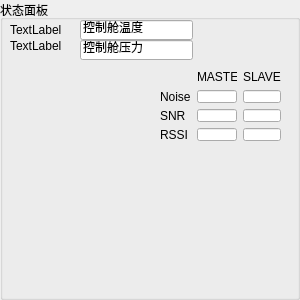
<?xml version="1.0" encoding="UTF-8"?>
<ui version="4.0">
 <class>StatusPanel</class>
 <widget class="QWidget" name="StatusPanel">
  <property name="geometry">
   <rect>
    <x>0</x>
    <y>0</y>
    <width>300</width>
    <height>300</height>
   </rect>
  </property>
  <property name="windowTitle">
   <string>StatusPanel</string>
  </property>
  <widget class="QGroupBox" name="groupBox">
   <property name="geometry">
    <rect>
     <x>0</x>
     <y>0</y>
     <width>300</width>
     <height>300</height>
    </rect>
   </property>
   <property name="title">
    <string>状态面板</string>
   </property>
   <widget class="QLabel" name="label">
    <property name="geometry">
     <rect>
      <x>10</x>
      <y>20</y>
      <width>54</width>
      <height>20</height>
     </rect>
    </property>
    <property name="text">
     <string>TextLabel</string>
    </property>
   </widget>
   <widget class="QLineEdit" name="lineEdit">
    <property name="geometry">
     <rect>
      <x>80</x>
      <y>20</y>
      <width>113</width>
      <height>20</height>
     </rect>
    </property>
    <property name="text">
     <string>控制舱温度</string>
    </property>
   </widget>
   <widget class="QLabel" name="label_2">
    <property name="geometry">
     <rect>
      <x>10</x>
      <y>40</y>
      <width>54</width>
      <height>12</height>
     </rect>
    </property>
    <property name="text">
     <string>TextLabel</string>
    </property>
   </widget>
   <widget class="QLineEdit" name="lineEdit_2">
    <property name="geometry">
     <rect>
      <x>80</x>
      <y>40</y>
      <width>113</width>
      <height>20</height>
     </rect>
    </property>
    <property name="text">
     <string>控制舱压力</string>
    </property>
   </widget>
   <widget class="QWidget" name="">
    <property name="geometry">
     <rect>
      <x>160</x>
      <y>70</y>
      <width>121</width>
      <height>71</height>
     </rect>
    </property>
    <layout class="QGridLayout" name="gridLayout">
     <item row="0" column="0">
      <widget class="QLabel" name="label_8">
       <property name="text">
        <string/>
       </property>
      </widget>
     </item>
     <item row="0" column="1">
      <widget class="QLabel" name="label_3">
       <property name="text">
        <string>MASTER</string>
       </property>
      </widget>
     </item>
     <item row="0" column="2">
      <widget class="QLabel" name="label_7">
       <property name="text">
        <string>SLAVE</string>
       </property>
      </widget>
     </item>
     <item row="1" column="0">
      <widget class="QLabel" name="label_4">
       <property name="text">
        <string>Noise</string>
       </property>
      </widget>
     </item>
     <item row="1" column="1">
      <widget class="QLineEdit" name="lineEdit_MasterNoise">
       <property name="alignment">
        <set>Qt::AlignCenter</set>
       </property>
       <property name="readOnly">
        <bool>true</bool>
       </property>
      </widget>
     </item>
     <item row="1" column="2">
      <widget class="QLineEdit" name="lineEdit_SlaveNoise">
       <property name="alignment">
        <set>Qt::AlignCenter</set>
       </property>
       <property name="readOnly">
        <bool>true</bool>
       </property>
      </widget>
     </item>
     <item row="2" column="0">
      <widget class="QLabel" name="label_5">
       <property name="text">
        <string>SNR</string>
       </property>
      </widget>
     </item>
     <item row="2" column="1">
      <widget class="QLineEdit" name="lineEdit_MasterSNR">
       <property name="alignment">
        <set>Qt::AlignCenter</set>
       </property>
       <property name="readOnly">
        <bool>true</bool>
       </property>
      </widget>
     </item>
     <item row="2" column="2">
      <widget class="QLineEdit" name="lineEdit_SlaveSNR">
       <property name="alignment">
        <set>Qt::AlignCenter</set>
       </property>
       <property name="readOnly">
        <bool>true</bool>
       </property>
      </widget>
     </item>
     <item row="3" column="0">
      <widget class="QLabel" name="label_6">
       <property name="text">
        <string>RSSI</string>
       </property>
      </widget>
     </item>
     <item row="3" column="1">
      <widget class="QLineEdit" name="lineEdit_MasterRSSI">
       <property name="alignment">
        <set>Qt::AlignCenter</set>
       </property>
       <property name="readOnly">
        <bool>true</bool>
       </property>
      </widget>
     </item>
     <item row="3" column="2">
      <widget class="QLineEdit" name="lineEdit_SlaveRSSI">
       <property name="alignment">
        <set>Qt::AlignCenter</set>
       </property>
       <property name="readOnly">
        <bool>true</bool>
       </property>
      </widget>
     </item>
    </layout>
   </widget>
  </widget>
 </widget>
 <resources/>
 <connections/>
</ui>
